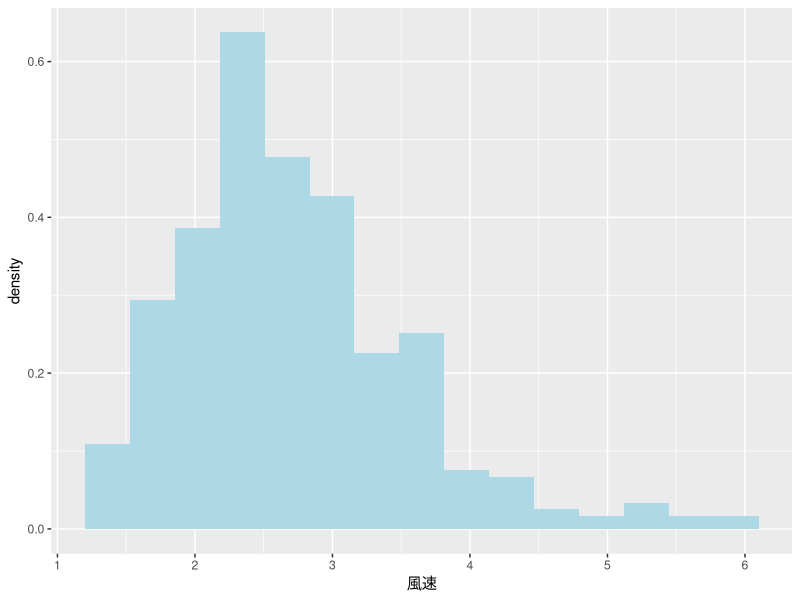
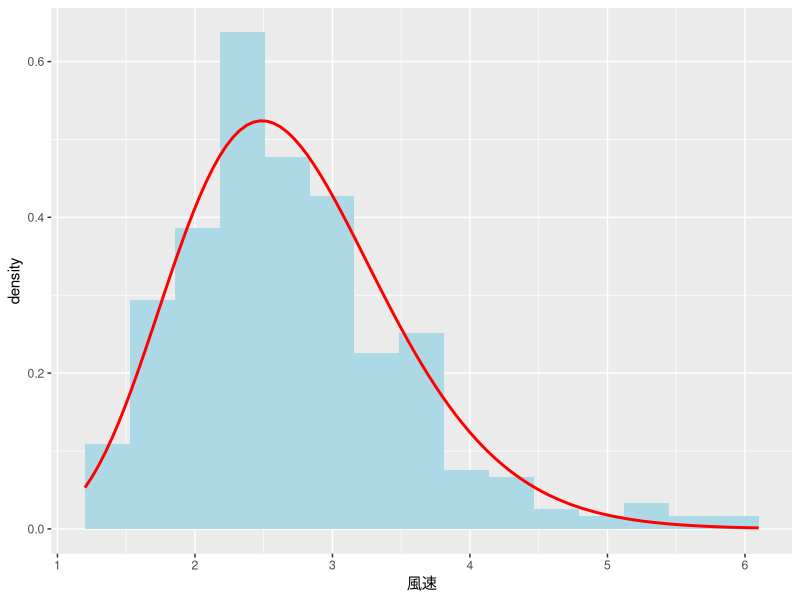

The R source for these figures, in order:
### 実データへの適用
### 風速のデータにガンマ分布をあてはめてみる
library(MASS)
library(tidyverse)
kikou <- read_csv("kikou2021.csv",
                  locale=locale(encoding="sjis"),
                  show_col_types = FALSE)
## まずは風速のヒストグラムを描画する
x <- kikou$風速 # ビンの設定のために風速のデータを取り出しておく
obj <- ggplot(kikou) +
  geom_histogram(aes(風速, after_stat(density)), # 密度スケールにしておく
                 fill = "lightblue",
                 breaks = seq(min(x), max(x), by = (max(x) - min(x))/15)) 
                 # 見映えの調整のためにビンを明示的に設定しておく
obj
## 最尤法によるガンマ分布のあてはめ
(theta <- fitdistr(x, "gamma")$estimate)
## あてはまり具合を確認するために, ヒストグラムにあてはめたガンマ分布の
## 密度を上書きしてみる
f <- \(x) dgamma(x, theta[1], theta[2])
obj +
  stat_function(color = "red", linewidth = 1, fun = f)
